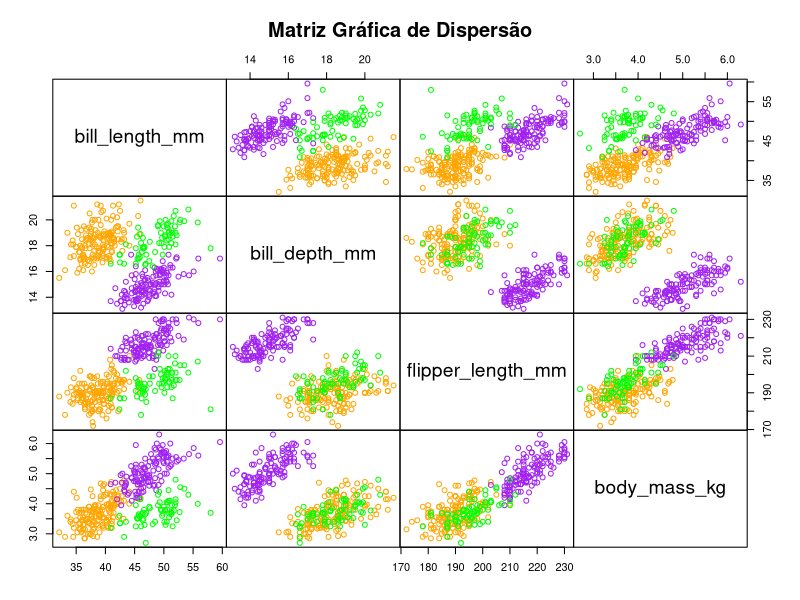
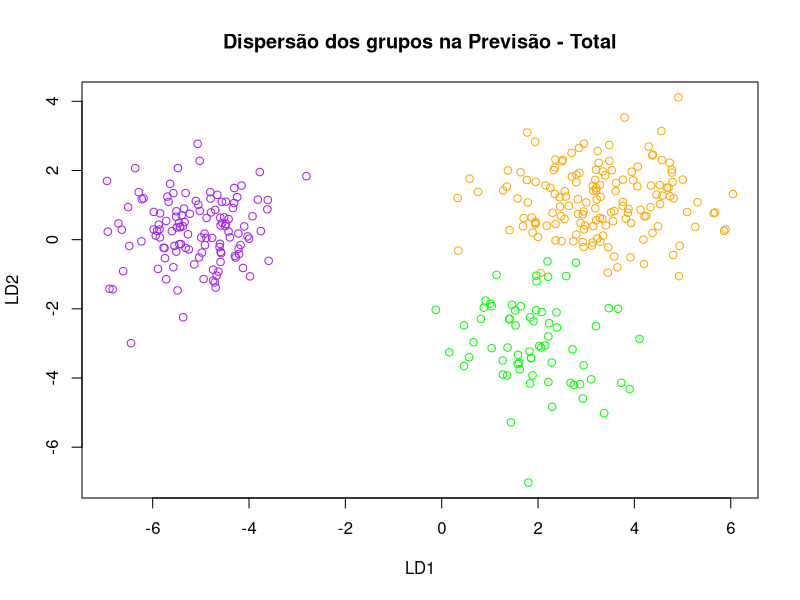
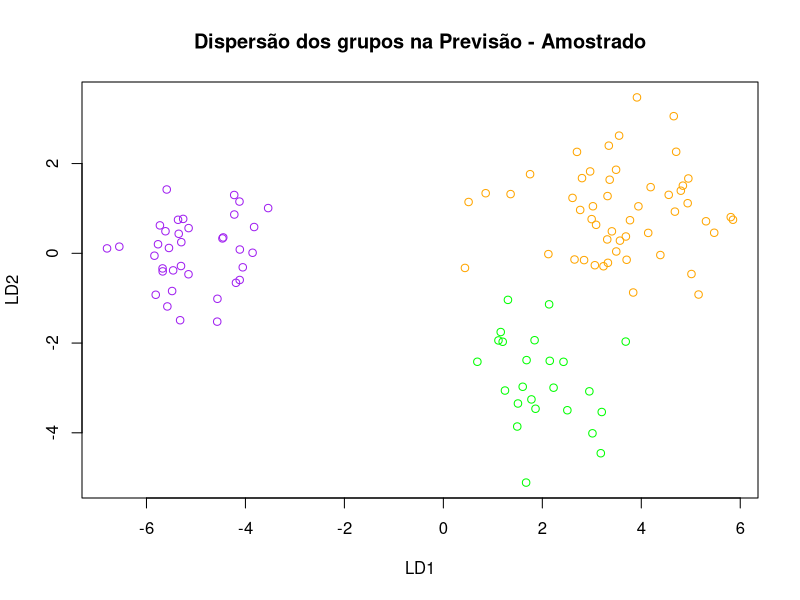

Recreate these plots in R, in order.
#Nome: Ana Julia Cunha e Silva
#RA: 236038
#Analise de Discriminante Linear

#bibliotecas
library(MASS)
library(tidyverse)
library(palmerpenguins)

#Estatisticas Basicas/medidas resumo
summary(penguins[3:6])
summary(penguins[c(1:2, 7)])
as.factor(penguins$year) |> summary()

#Tratamento de dados
pinguim <- penguins |>
  mutate(body_mass_kg = body_mass_g/1000) |> 
  select(species,bill_length_mm,
         bill_depth_mm,flipper_length_mm,
         body_mass_kg) |> 
  drop_na()

#teste de homocedasticidade
bartlett.test(body_mass_kg+bill_length_mm+bill_depth_mm+
                flipper_length_mm~species, 
              data = pinguim)

#grafico de correlacao
pairs(pinguim[2:5], gap = 0,
      col = c("orange", "green", "purple")[pinguim$species],
      pch = 21,
      main = "Matriz Gráfica de Dispersão")

#dividindo os dados em amostras treino(0.7) e teste(0.3)
set.seed(236038)
amos <- sample(c(T, F), nrow(pinguim), replace = T, prob=c(0.7,0.3))
treino <- pinguim[amos, ]
teste <- pinguim[!amos, ] 

#lda
mtot <- lda(species~ ., data = pinguim)
mtot

mtreino <- lda(species~., data = treino)
mtreino

#previsao
pvtot <- predict(mtot)
pvteste <- predict(mtreino, teste)

#visualizacao dos resultados da previsao
plot(LD2~LD1, data = pvtot$x, pch = 21,
     col = c("orange", "green", "purple")[pinguim$species],
     main = "Dispersão dos grupos na Previsão - Total")

plot(LD2~LD1, data = pvteste$x, pch = 21,
     col = c("orange", "green", "purple")[teste$species],
     main = "Dispersão dos grupos na Previsão - Amostrado")

#matriz de Confusao Banco completo e acuracia
mcb <- table(Alocada = pvtot$class, Verdadeira = pinguim$species)
mcb
acuraciab <- round(sum(diag(mcb))/sum(mcb), 3)
acuraciab

mctest <- table(Alocada = pvteste$class, Verdadeira = teste$species)
mctest
acuraciatest <- round(sum(diag(mctest))/sum(mctest), 3)
acuraciatest
